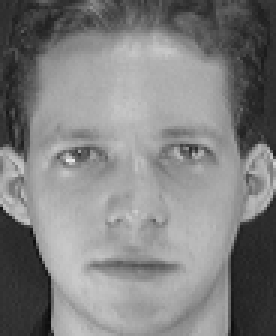
#> input picture images/s1/1.pgm, 92 x 112 px (shown 3 times larger); its folder holds only this picture in this run
$ jupyter execute --allow-errors PR_6360_6521_6609_step1_6.ipynb   (shell and % lines are left out)
#> lines starting #> are read from the running program, lines starting #| are printed output that depends on the picture
[cell 1]
import os
import cv2
from google.colab.patches import cv2_imshow
import numpy as np
from numpy import linalg as LA
from sklearn.neighbors import KNeighborsClassifier
from sklearn import metrics
from sklearn.metrics import classification_report, confusion_matrix
import matplotlib.pyplot as plt
from random import sample
import random

## 1. Download the Dataset and Understand the Format

[cell 2]
from google.colab import files
uploaded = files.upload()
#> the answer given: 1.pgm

##2. Generate the Data Matrix and the Label vector

[cell 3]
directory = 'images/'
image_vectors = []

for folder in os.listdir(directory):
  path = os.path.join(directory, folder)
  if os.path.isdir(path):
    sub_directory = path
    for image in os.listdir(sub_directory):
            f = os.path.join(sub_directory, image)
            # The function imread loads an image from the specified file and returns it
            img = cv2.imread(f, cv2.IMREAD_GRAYSCALE)
#> img is the input picture: shape (112, 92); min 11, max 234, mean 128.3
            vector = np.array(img)
            result = vector.flatten()
#> result = 10304 values, max 234 at index 4898, min 11 at index 9676, mean 128.3
            image_vectors.append(result)
image_vectors = np.array(image_vectors)
image_vectors.shape
#> Out = (2, 10304)

[cell 4]
cv2_imshow(img)

[cell 5]
labels = []

for i in range (1,41):
    for j in range (0,10):
        labels.append(i)

labels = np.array(labels)
labels

## 3. Split the Dataset into Training and Test sets

We used a random number generator with a set seed so we can always have the same split.

[cell 6]
train_data = []
test_data = []
train_labels = []
test_labels = []

#> (the rest of this cell did not finish here and is left out)

## 4. Classification using PCA

[cell 7]
alphaaa = np.array([0.8,0.85,0.9,0.95])

Compute mean

[cell 8]
train_data_mean = np.mean(train_data,axis=0)
#> train_data_mean = 10304 values, max 207 at index 6662, min 1 at index 8013, mean 95.1
print(train_data_mean)
#> (printed output is left out)

[cell 9]
train_data_mean.shape
#> Out = (10304,)

Centering data matrix

[cell 10]
Centered_Train_Data_Matrix = train_data - np.transpose(train_data_mean)
print(Centered_Train_Data_Matrix)
#> (printed output is left out)
print(Centered_Train_Data_Matrix.shape)
#| (1, 10304)

Compute covariance matrix

[cell 11]
Train_Covariance_Matrix = np.dot(np.transpose(Centered_Train_Data_Matrix),Centered_Train_Data_Matrix)/Centered_Train_Data_Matrix.shape[0]
print(Train_Covariance_Matrix)
#> (printed output is left out)

Asserting that our calculation of the covariance matrix is correct

[cell 12]
cov_mat = np.cov(np.transpose(train_data), bias=True)
print(cov_mat)
#> (printed output is left out)
print(cov_mat.shape)
#| (10304, 10304)
print(Train_Covariance_Matrix.shape)
#| (10304, 10304)

#> (a cell that did not finish here is left out)

The difference is within acceptable range

Compute eigenvalues and eigenvectors

#> (a cell that did not finish here is left out)

#> (a cell that did not finish here is left out)

Covariance matrix is symmetric, so the eigenvalues should be real numbers. When using the function eig() instead of eigh(), by default the returned value is complex. The imaginary part is due to numeric error so we should discard it. But since the matrix is symmetric we simply used eigh() which is optimized for symmetric matrices specifically and thus faster.

[cell 16]
#train_eigen_vals = train_eigen_vals.real
#train_eigen_vecs = train_eigen_vecs.real

Fraction of total variance

#> (a cell that did not finish here is left out)

Getting Reduced Dimentionality Matrix

[cell 18]
def get_reduced_dim_mat(dimensions, matrix):
  projection_matrix_r = np.delete(train_eigen_vecs, np.s_[int(dimensions) : train_eigen_vecs.shape[1]], axis=1)
  reduced_dim_mat = np.dot(np.transpose(projection_matrix_r),np.transpose(matrix))
  reduced_dim_mat = np.transpose(reduced_dim_mat)

  return reduced_dim_mat

[cell 19]
def KNNclf(neighbours, X_train, y_train, X_test, y_test):
  clf = KNeighborsClassifier(n_neighbors=neighbours)
  clf.fit(X_train, y_train)
  y_pred = clf.predict(X_test)
  accuracy = metrics.accuracy_score(y_test, y_pred)
  print("Accuracy: ", accuracy)
  #print(confusion_matrix(y_test, y_pred))
  #print(classification_report(y_test, y_pred))
  return accuracy

[cell 20]
k_neighbours = [1, 3, 5, 7]
accuracies = np.empty((len(alphaaa), len(k_neighbours)))
print(accuracies.shape)
#> (the rest of this cell did not finish here and is left out)

We tried to project with the data before centering and after centering. As long as we centered both the train data and test data, we got the same results.

plotting different alpha values against accuracy for different k values for the KNN classifier

[cell 21]
plt.figure(figsize=(10, 10))

for i in range(len(alphaaa)):
  plt.subplot(2, 2, i+1)
  plt.title("alpha=" + str(alphaaa[i]))
  plt.plot(k_neighbours, accuracies.T[i])
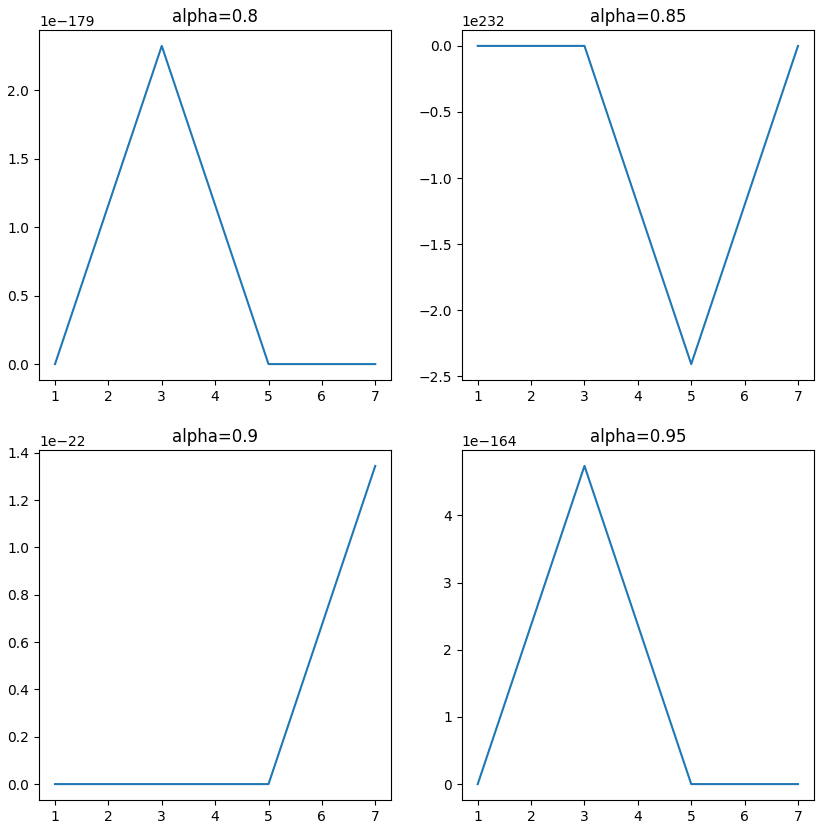
#> figure drawn by matplotlib, 4 panels

[cell 22]
print(alphaaa)
print(accuracies)
plt.figure(figsize=(10, 10))

for i in range(len(k_neighbours)):
  plt.subplot(2, 2, i+1)
  plt.title(str(k_neighbours[i]) + " neighbour(s)")
  plt.plot(alphaaa, accuracies[i])
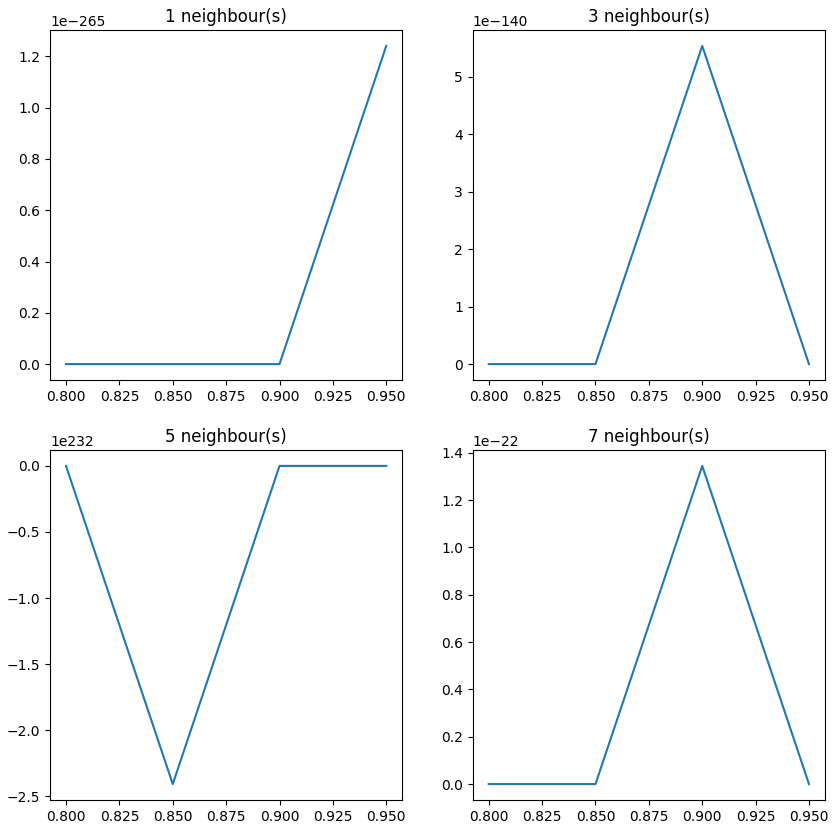
#> figure drawn by matplotlib, 4 panels
